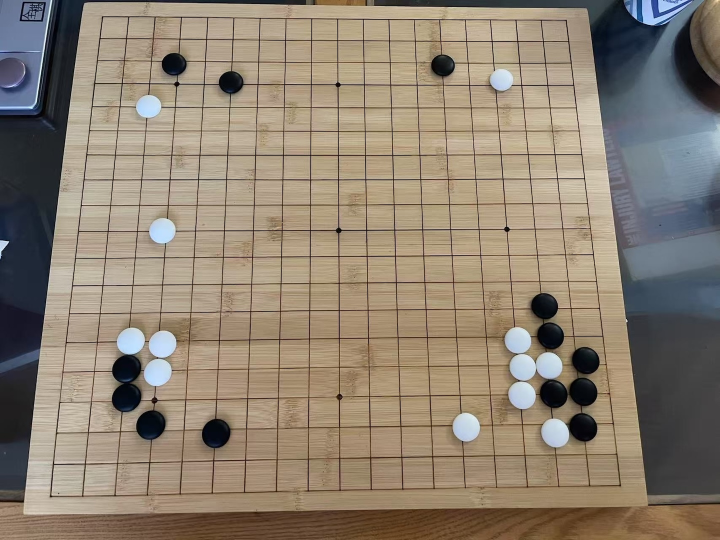
#> input picture data/raw/WechatIMG123.jpg, 1440 x 1080 px (shown at 1/2 size)
$ python Tran-BoardDect-wDrag-5B-3.py
#> lines starting #> are read from the running program, lines starting #| are printed output that depends on the picture; after the words box and inside, x2 and y2 are one past the last pixel; in counts of white or black regions, pixels touching at a corner belong together
# 精简清理了代码的版本。可用。
import cv2
import numpy as np
from collections import defaultdict
import math

class InteractiveCornerAdjuster:
    """
    交互式角点调整器，允许用户拖动和确认棋盘角点。
    """
    def __init__(self, image, initial_corners):
        """
        初始化交互式角点调整器
        Args:
            image: 原始图像
            initial_corners: 初始角点 (lt, lb, rt, rb)
        """
        self.original_image = image.copy()
        self.display_image = image.copy()
        self.corners = list(initial_corners)
        self.corner_labels = ['左上', '左下', '右上', '右下']
        self.corner_colors = [(0, 255, 0), (0, 255, 255), (255, 0, 0), (255, 0, 255)]

        self.dragging = False
        self.selected_corner = -1
        self.corner_radius = 15
        self.confirmed = False

        self.window_name = "角点调整 - 拖动角点后按空格确认，ESC取消"

        cv2.namedWindow(self.window_name, cv2.WINDOW_NORMAL)
        cv2.setMouseCallback(self.window_name, self.mouse_callback)

        self.update_display()

    # [18 lines left out: function mouse_callback, not called in this run]

    def update_display(self):
        """更新显示图像，绘制角点和提示信息"""
        self.display_image = self.original_image.copy()

        if len(self.corners) == 4:
            pts = np.array([self.corners[0], self.corners[2], self.corners[3], self.corners[1]], np.int32)
            pts = pts.reshape((-1, 1, 2))
            cv2.polylines(self.display_image, [pts], True, (0, 0, 255), 2)

        for i, (corner, label, color) in enumerate(zip(self.corners, self.corner_labels, self.corner_colors)):
            cv2.circle(self.display_image, tuple(corner), self.corner_radius, color, -1)
            cv2.circle(self.display_image, tuple(corner), self.corner_radius, (0, 0, 0), 2)
            cv2.putText(self.display_image, label,
                       (corner[0] - 20, corner[1] - 25),
                       cv2.FONT_HERSHEY_SIMPLEX, 0.6, color, 2)
            cv2.putText(self.display_image, f"({corner[0]},{corner[1]})",
                       (corner[0] - 30, corner[1] + 40),
                       cv2.FONT_HERSHEY_SIMPLEX, 0.4, (255, 255, 255), 1)

        cv2.putText(self.display_image, "拖动角点调整位置",
                   (10, 30), cv2.FONT_HERSHEY_SIMPLEX, 0.8, (255, 255, 255), 2)
        cv2.putText(self.display_image, "空格键确认 | ESC取消",
                   (10, 60), cv2.FONT_HERSHEY_SIMPLEX, 0.8, (255, 255, 255), 2)

        cv2.imshow(self.window_name, self.display_image)

    # [21 lines left out: function validate_corners, not called in this run]

    def run(self):
        """运行交互式调整界面，等待用户操作"""
        print("开始交互式角点调整...")
        print("操作说明：")
        print("- 用鼠标拖动角点进行调整")
        print("- 按空格键确认调整结果")
        print("- 按ESC键取消调整")

        while True:
            key = cv2.waitKey(1) & 0xFF

            if key == 32:  # 空格键确认
                is_valid, message = self.validate_corners()
                if is_valid:
                    print(f"角点调整完成: {message}")
                    self.confirmed = True
                    break
                else:
                    print(f"角点验证失败: {message}")
                    continue

            elif key == 27:  # ESC键取消
                print("取消角点调整")
                self.confirmed = False
                break

        cv2.destroyWindow(self.window_name)
        return self.confirmed, tuple(self.corners)

def interactive_corner_adjustment(image, initial_corners):
    """
    交互式角点调整的主函数
    Args:
        image: 原始图像
        initial_corners: 初始角点 (lt, lb, rt, rb)
    Returns:
        confirmed: 是否确认调整
        final_corners: 最终角点坐标
    """
    adjuster = InteractiveCornerAdjuster(image, initial_corners)
    return adjuster.run()

def auto_resize_image(image, target_width):
    """
    自动缩放图片到合适的尺寸进行处理
    Args:
        image: 原始图像
        target_width: 目标宽度
    Returns:
        resized_img: 缩放后的图像
        scale_factor: 缩放比例
    """
    height, width = image.shape[:2]
    print(f"原图尺寸: {width} x {height}")

    if width > 2500:
        scale_factor = int((width * 10 / target_width))
        new_width = width * 10 // scale_factor
        new_height = height * 10 // scale_factor
        resized_img = cv2.resize(image, (new_width, new_height), interpolation=cv2.INTER_AREA)
        print(f"缩放后尺寸: {new_width} x {new_height} (缩放比例: {scale_factor:.3f})")
        return resized_img, scale_factor
    else:
        print("图片尺寸合适，无需缩放")
        return image, 1.0

def improve_edge_detection(img):
    """
    改进的边缘检测，减少图片边界干扰
    """
    gray = cv2.cvtColor(img, cv2.COLOR_BGR2GRAY)
    height, width = gray.shape

    mask = np.ones_like(gray) * 255
    border_size = max(10, min(width, height) // 50)
    mask[:border_size, :] = 0
    mask[-border_size:, :] = 0
    mask[:, :border_size] = 0
    mask[:, -border_size:] = 0

    blurred = cv2.GaussianBlur(gray, (3,3), 0)
    edges = cv2.Canny(blurred, 50, 100)
    edges = cv2.bitwise_and(edges, mask)

    return edges, mask

def find_board_contour_improved(contours, img_shape):
    """
    改进的棋盘轮廓查找，避免选择整个图片边界，并进行合理性检查
    """
    height, width = img_shape[:2]
    img_area = height * width

    candidates = []

    for item in contours:
        hull = cv2.convexHull(item)
        epsilon = 0.02 * cv2.arcLength(hull, True)
        approx = cv2.approxPolyDP(hull, epsilon, True)

        if len(approx) == 4 and cv2.isContourConvex(approx):
            ps = np.reshape(approx, (4,2))
            area = cv2.contourArea(approx)

            # 排除过大或过小的轮廓
            if area > img_area * 0.8 or area < img_area * 0.05:
                continue

            # 检查四个角点是否太接近图片边界
            margin = min(width, height) * 0.02
            too_close_to_edge = False
            for point in ps:
                x, y = point
                if (x < margin or x > width - margin or
                    y < margin or y > height - margin):
                    too_close_to_edge = True
                    break
            if too_close_to_edge:
                continue

            # 检查四边形的长宽比是否合理
            x_coords = ps[:, 0]
            y_coords = ps[:, 1]
            width_approx = max(x_coords) - min(x_coords)
            height_approx = max(y_coords) - min(y_coords)
            aspect_ratio = max(width_approx, height_approx) / min(width_approx, height_approx)
            if aspect_ratio > 2.0:
                continue

            candidates.append((approx, area, aspect_ratio))

    if not candidates:
        return None

    # 选择面积最大但长宽比合理的候选
    candidates.sort(key=lambda x: (-x[1], x[2]))
    best_candidate = candidates[0]

    # 重新整理角点顺序 (左上, 左下, 右上, 右下)
    ps = np.reshape(best_candidate[0], (4,2))
    ps = ps[np.lexsort((ps[:,0],))]
    lt, lb = ps[:2][np.lexsort((ps[:2,1],))]
    rt, rb = ps[2:][np.lexsort((ps[2:,1],))]

    return (lt, lb, rt, rb)

def validate_board_corners(corners, img):
    """
    验证检测到的棋盘角点是否合理，检查对角线和边长比例
    """
    if corners is None:
        return False

    lt, lb, rt, rb = corners

    diag1 = np.sqrt((rt[0] - lb[0])**2 + (rt[1] - lb[1])**2)
    diag2 = np.sqrt((lt[0] - rb[0])**2 + (lt[1] - rb[1])**2)
    diag_ratio = max(diag1, diag2) / min(diag1, diag2)
    if diag_ratio > 1.5:
        return False

    side_lengths = [
        np.sqrt((rt[0] - lt[0])**2 + (rt[1] - lt[1])**2),
        np.sqrt((rb[0] - rt[0])**2 + (rb[1] - rb[1])**2),
        np.sqrt((lb[0] - rb[0])**2 + (lb[1] - rb[1])**2),
        np.sqrt((lt[0] - lb[0])**2 + (lt[1] - lb[1])**2)
    ]
    min_side = min(side_lengths)
    max_side = max(side_lengths)
    side_ratio = max_side / min_side
    if side_ratio > 1.8:
        return False

    return True

def line_intersection(line1, line2):
    """计算两条线的交点"""
    x1, y1, x2, y2 = line1
    x3, y3, x4, y4 = line2

    denom = (x1 - x2) * (y3 - y4) - (y1 - y2) * (x3 - x4)
    if abs(denom) < 1e-10: # 接近0表示平行或重合
        return None

    t = ((x1 - x3) * (y3 - y4) - (y1 - y3) * (x3 - x4)) / denom

    x = x1 + t * (x2 - x1)
    y = y1 + t * (y2 - y1)

    return (int(x), int(y))

def merge_lines(lines, is_horizontal=True, tolerance=10):
    """合并相近的平行线"""
    if not lines:
        return []

    merged = []

    if is_horizontal:
        lines.sort(key=lambda line: (line[1] + line[3]) / 2)
    else:
        lines.sort(key=lambda line: (line[0] + line[2]) / 2)

    current_group = [lines[0]]

    for i in range(1, len(lines)):
        if is_horizontal:
            current_pos = (current_group[-1][1] + current_group[-1][3]) / 2
            new_pos = (lines[i][1] + lines[i][3]) / 2
        else:
            current_pos = (current_group[-1][0] + current_group[-1][2]) / 2
            new_pos = (lines[i][0] + lines[i][2]) / 2

        if abs(new_pos - current_pos) < tolerance:
            current_group.append(lines[i])
        else:
            if current_group:
                avg_line = np.mean(current_group, axis=0).astype(int)
                merged.append(avg_line)
            current_group = [lines[i]]

    if current_group:
        avg_line = np.mean(current_group, axis=0).astype(int)
        merged.append(avg_line)

    return merged

# [12 lines of commented-out code are left out]
img = cv2.imread('../data/raw/WechatIMG123.jpg')
#> img is the input picture: shape (1080, 1440, 3); mean B, G, R 114, 129.8, 142.3


if img is None:
    print("没找到照片")
    exit()

original_img = img.copy()
cv2.imshow("原始图片", original_img)
cv2.moveWindow("原始图片", 0, 0)

# 自动缩放图片
img, scale_factor = auto_resize_image(img, target_width=1500)
#| 原图尺寸: 1440 x 1080
#> scale_factor = 1

# 根据图片大小选择参数集
current_width = img.shape[1]
if current_width <= 1000:
    print("使用小图参数集")
    perspective_size = 400
    hough_threshold = 40
    min_line_length = 50
    max_line_gap = 8
    line_filter_length = 25
    merge_tolerance_val = 8
    row_tolerance = 12
    min_dist_threshold = 12
    min_radius = 4
    max_radius = 15
    min_dist_circles = 12
    min_points_per_row = 8
elif current_width <= 1500:
    print("使用中图参数集")
    perspective_size = 510
    hough_threshold = 60
    min_line_length = 70
    max_line_gap = 10
    line_filter_length = 35
    merge_tolerance_val = 20
    row_tolerance = 15
    min_dist_threshold = 15
    min_radius = 6
    max_radius = 20
    min_dist_circles = 15
    min_points_per_row = 12
else:
    print("使用大图参数集")
    perspective_size = 660
    hough_threshold = 80
    min_line_length = 100
    max_line_gap = 10
    line_filter_length = 50
    merge_tolerance_val = 15
    row_tolerance = 20
    min_dist_threshold = 20
    min_radius = 8
    max_radius = 25
    min_dist_circles = 20
    min_points_per_row = 15

print(f"参数设置: perspective_size={perspective_size}, hough_threshold={hough_threshold}, ...")


# 棋盘角点检测尝试多种方案
rect = None
im_gray = cv2.cvtColor(img, cv2.COLOR_BGR2GRAY) # 定义 im_gray 用于后续使用
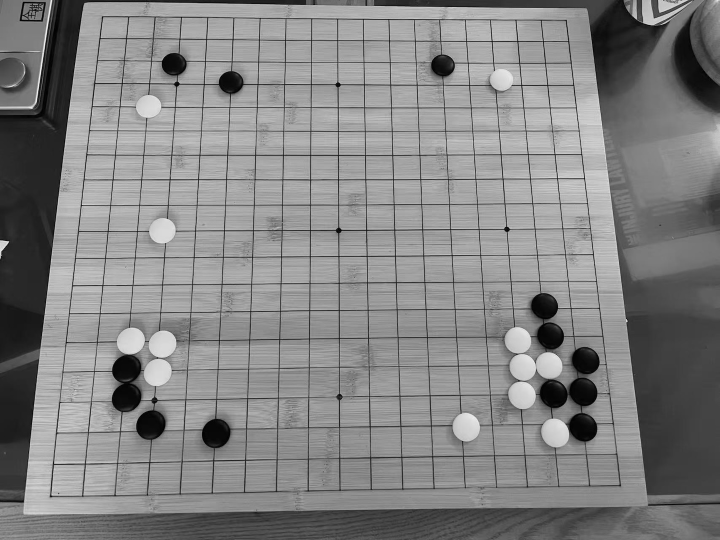
#> im_gray: shape (1080, 1440) (shown at 1/2 size); min 0, max 252, mean 131.7

# 方案1: 改进的边缘检测
print("开始改进的透视变换...")
print("尝试方案1: 改进的边缘检测...")
im_edge_improved, mask = improve_edge_detection(img)
#> in improve_edge_detection, `edges = cv2.Canny(blurred, 50, 100)`:
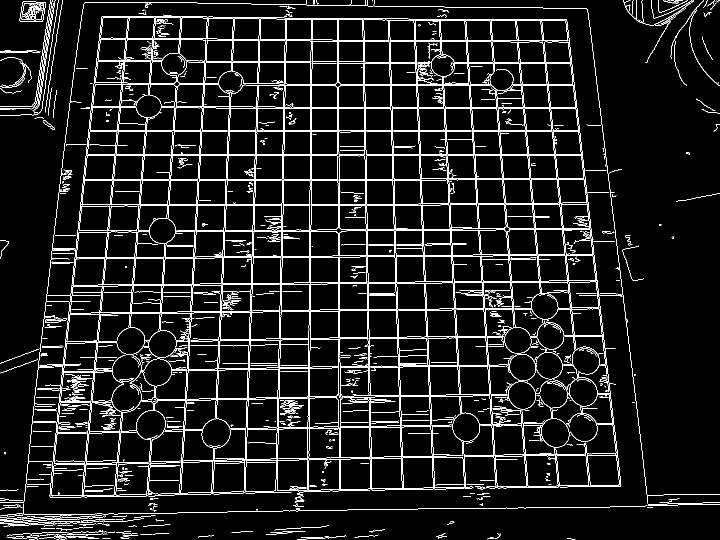
#> edges: shape (1080, 1440) (shown at 1/2 size); 6.8% white in thin lines or dots
#> in improve_edge_detection, `edges = cv2.bitwise_and(edges, mask)`:
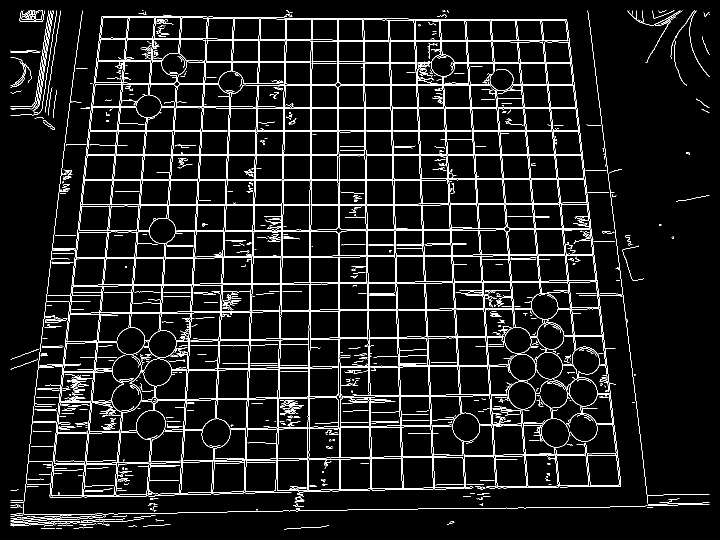
#> edges: shape (1080, 1440) (shown at 1/2 size); 6.5% white in thin lines or dots
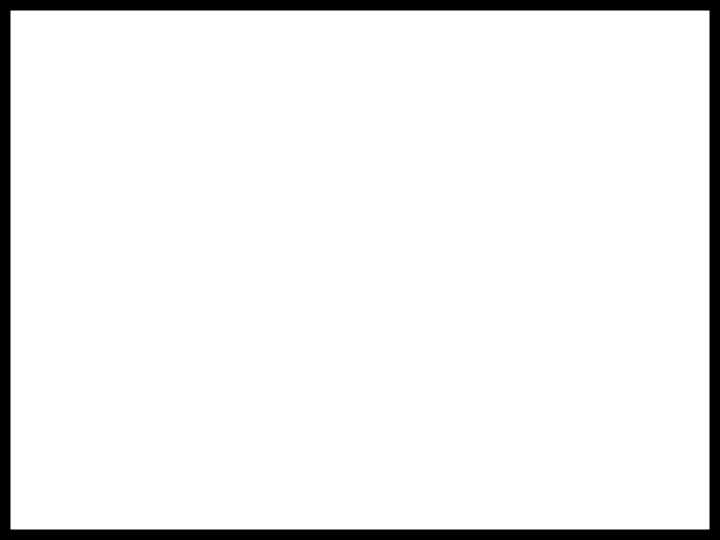
#> mask: shape (1080, 1440) (shown at 1/2 size); 93.3% white; 1 black region
cv2.imshow('改进边缘检测', im_edge_improved)
cv2.moveWindow("改进边缘检测", 300, 0)
contours, hierarchy = cv2.findContours(im_edge_improved, cv2.RETR_EXTERNAL, cv2.CHAIN_APPROX_SIMPLE)
#> contours = 228 contours, 219 with area under 20; largest, box (x1, y1, x2, y2) and area: (75, 32, 1242, 995) 959582, (616, 917, 679, 981) 3728, (43, 21, 86, 41) 210, (1255, 21, 1361, 51) 50, (1340, 21, 1390, 118) 40
print(f"方案1找到 {len(contours)} 个轮廓")
#| 方案1找到 228 个轮廓
rect = find_board_contour_improved(contours, img.shape)
#> the loop in find_board_contour_improved, `for item in contours:` made 228 passes
#> (epsilon, ps, area, margin, x_coords, y_coords, width_approx) on pass 196: (79.71, [[1241, 972], [100, 994], [203, 33], [1133, 39]], 980638.5, 21.6, [1241, 100, 203, 1133], [972, 994, 33, 39], 1141)
#> after the loop in find_board_contour_improved, `for item in contours:`: candidates = [([[1241, 972], [100, 994], [203, 33], [1133, 39]], 980638.5, 1.19)]
#> in find_board_contour_improved, `best_candidate = candidates[0]`: best_candidate = ([[1241, 972], [100, 994], [203, 33], [1133, 39]], 980638.5, 1.19)
#> in find_board_contour_improved, `ps = np.reshape(best_candidate[0], (4,2))`: ps = [[1241, 972], [100, 994], [203, 33], [1133, 39]]
#> in find_board_contour_improved, `ps = ps[np.lexsort((ps[:,0],))]`: ps = [[100, 994], [203, 33], [1133, 39], [1241, 972]]
#> in find_board_contour_improved, `lt, lb = ps[:2][np.lexsort((ps[:2,1],))]`: lt = [203, 33]; lb = [100, 994]
#> in find_board_contour_improved, `rt, rb = ps[2:][np.lexsort((ps[2:,1],))]`: rt = [1133, 39]; rb = [1241, 972]
#> rect = ([203, 33], [100, 994], [1133, 39], [1241, 972])
if rect is not None and not validate_board_corners(rect, img):
#> in validate_board_corners, `lt, lb, rt, rb = corners`: lt = [203, 33]; lb = [100, 994]; rt = [1133, 39]; rb = [1241, 972]
#> in validate_board_corners, `diag1 = np.sqrt((rt[0] - lb[0])**2 + (rt[1] - lb[1])**2)`: diag1 = 1406.8
#> in validate_board_corners, `diag2 = np.sqrt((lt[0] - rb[0])**2 + (lt[1] - rb[1])**2)`: diag2 = 1399.7
#> in validate_board_corners, `diag_ratio = max(diag1, diag2) / min(diag1, diag2)`: diag_ratio = 1.01
#> in validate_board_corners, `side_lengths = [ np.sqrt((rt[0] - lt[0])**2 + (rt[1] - lt[1])**2), np...`: side_lengths = [930, 108, 1141.2, 966.5]
#> in validate_board_corners, `min_side = min(side_lengths)`: min_side = 108
#> in validate_board_corners, `max_side = max(side_lengths)`: max_side = 1141.2
#> in validate_board_corners, `side_ratio = max_side / min_side`: side_ratio = 10.57
    print("方案1角点验证失败")
    rect = None

# 方案2: 原始Canny + 轻微dilate (如果方案1失败)
if rect is None:
    print("尝试方案2: 原始Canny + 轻微dilate...")
    im_gray_blur = cv2.GaussianBlur(im_gray, (3,3), 0) # 使用 im_gray
    im_edge_original = cv2.Canny(im_gray_blur, 50, 100)
    kernel = np.ones((2, 2), np.uint8)
    im_edge_dilated = cv2.dilate(im_edge_original, kernel, iterations=1)
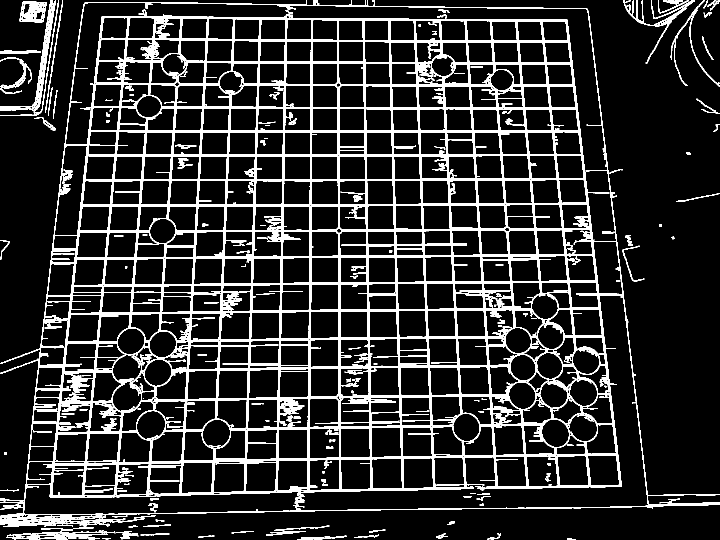
#> im_edge_dilated: shape (1080, 1440) (shown at 1/2 size); 14.1% white; 263 white regions (37 under 20 px)
    cv2.imshow('原始Canny + 轻微膨胀', im_edge_dilated)
    cv2.moveWindow("原始Canny + 轻微膨胀", 600, 0)
    contours2, hierarchy2 = cv2.findContours(im_edge_dilated, cv2.RETR_EXTERNAL, cv2.CHAIN_APPROX_SIMPLE)
#> contours2 = 73 contours, 11 with area under 20; largest, box (x1, y1, x2, y2) and area: (0, 0, 1440, 1037) 1148528, (0, 1031, 289, 1054) 2631, (0, 0, 112, 222) 2348, (39, 3, 93, 45) 1900, (1247, 0, 1389, 127) 1270
    print(f"方案2找到 {len(contours2)} 个轮廓")
#| 方案2找到 73 个轮廓
#> (the rest of the program and of its run is left out)
